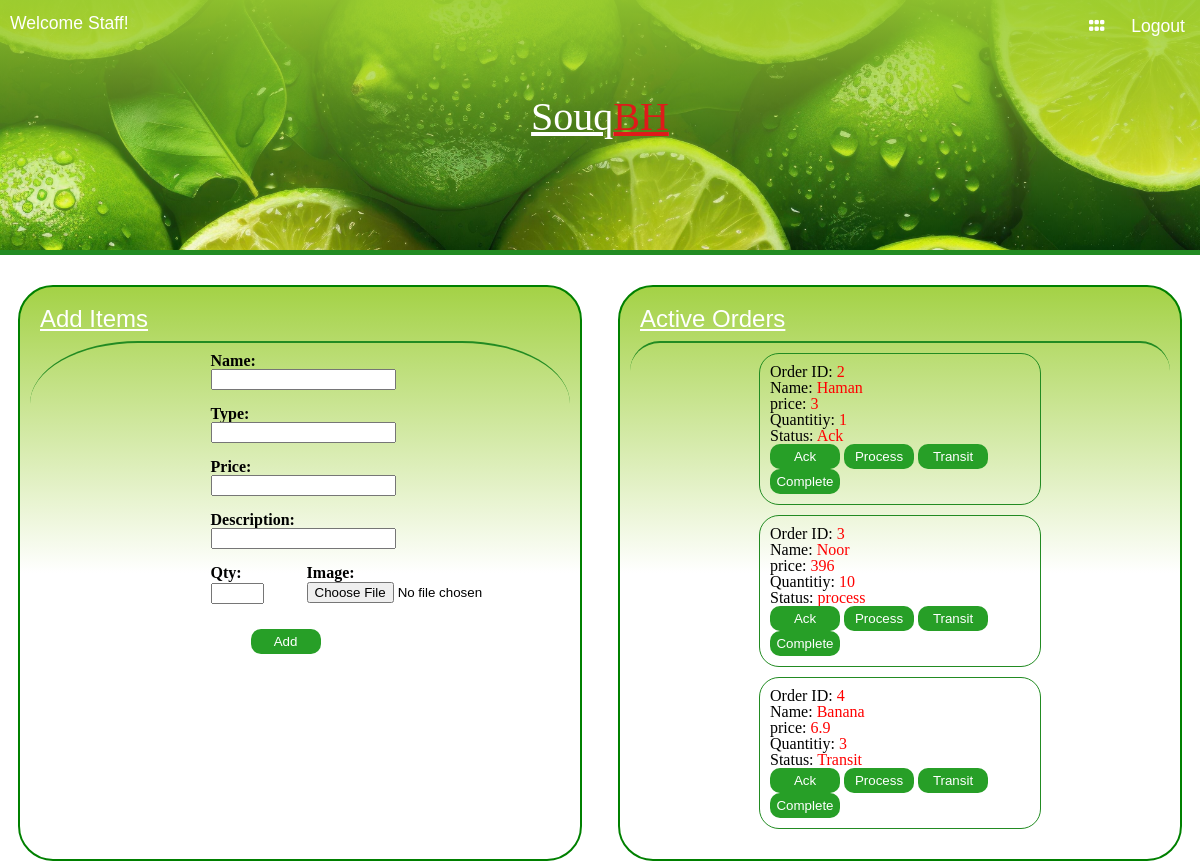
Page /ITCS333Project/staff/staffmain.php on the earlier database version.
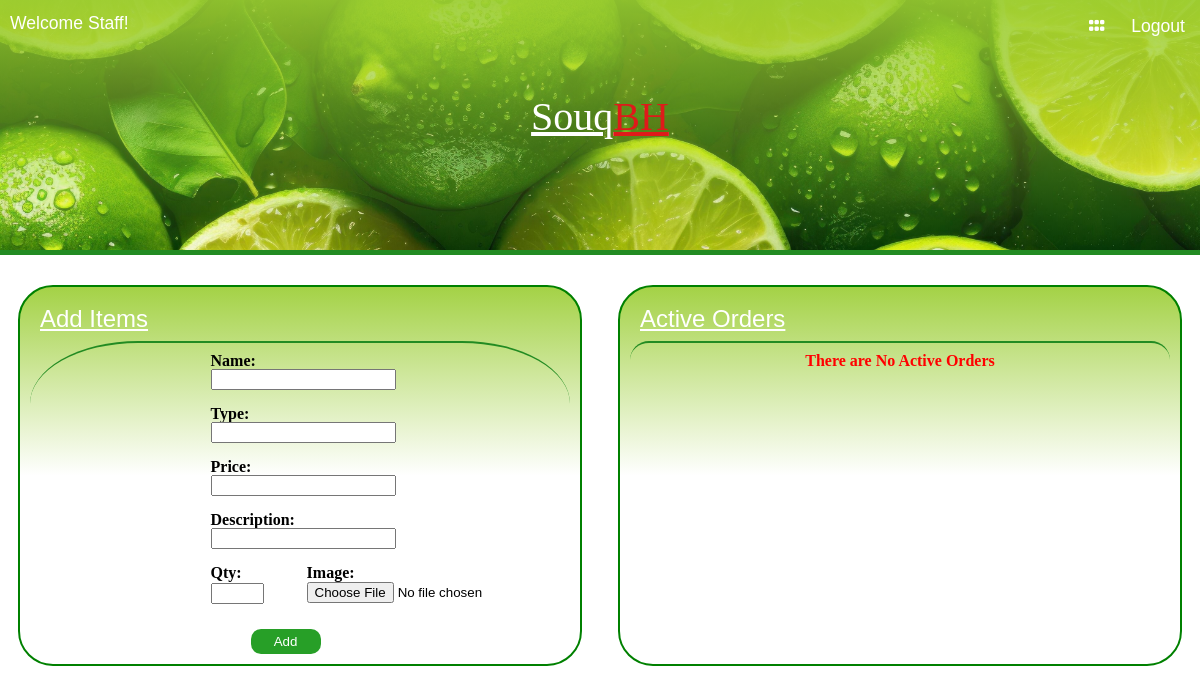
Same page on the later database version.
### tables this page shows
CREATE TABLE `orders` (
  `oid` int(4) NOT NULL,
  `uid` int(4) NOT NULL,
  `addressid` int(4) NOT NULL,
  `date/time` date NOT NULL,
  `status` varchar(50) NOT NULL
);

CREATE TABLE `product` (
  `pid` int(4) NOT NULL,
  `type` varchar(30) NOT NULL,
  `stock` int(4) NOT NULL,
  `picture` text NOT NULL,
  `pname` varchar(50) NOT NULL,
  `description` text NOT NULL,
  `price` float NOT NULL
);

CREATE TABLE `orderitem` (
  `id` int(4) NOT NULL,
  `oid` int(4) NOT NULL,
  `pid` int(4) NOT NULL,
  `qty` int(4) NOT NULL,
  `price` float NOT NULL
);

### ITCS333Project/staff/staffmain.php (the view, shortened to what the changed rows need)
<!DOCTYPE html>
<html lang="en">
<head>
    <link rel="stylesheet" href="../reset.css">
    <link rel="stylesheet" href="staff.css">
    <link rel="stylesheet" href="https://cdnjs.cloudflare.com/ajax/libs/font-awesome/6.5.2/css/all.min.css">
</head>
<body>
    <div class="container">
        <div class="header-container">
            <header class="mainheader">
                <div class="staffmaintitle">
                    <h1>Souq<span>BH</span></h1>
                </div>
            </header>
        </div>
        <div class="main2">
            <div class="mainbox box2">
                <div class="infobox2">
                    <?php
                    try {
                        require ('../connection.php');
                        $sql = "SELECT * FROM orders";
                        $stmt = $db->prepare($sql);
                        $status = $stmt->execute();
                        $rows = $stmt->fetchAll(PDO::FETCH_ASSOC);
                        if ($status && $stmt->rowCount() == 0) {
                            echo "<h3 style = 'color:red; text-align: center; font-weight: 900;'>There are No Active Orders</h3>";
                        } else {
                            $stmt2 = $db->prepare("SELECT pname,price,stock FROM product WHERE pid=:id");
                            $stmt2->bindParam(':id', $productID);
                            $stmt3 = $db->prepare("SELECT pid,qty,price From orderitem WHERE oid=:orderID");
                            $stmt3->bindParam(':orderID', $ordID);
                            foreach ($rows as $r) {
                                if ($r['status'] != 'Complete') {
                                    $stmt3->execute();
                                    $ordItem = $stmt3->fetch(PDO::FETCH_ASSOC);
                                    $stmt2->execute();
                                    $prow = $stmt2->Fetch(PDO::FETCH_ASSOC);
                                    ?>
                                    <div class="subbox2">
                                        <div class="boxheader">
                                            <p>Order ID: <span class="detailsSpan"><?php echo $r['oid']; ?></span></p>
                                        </div>
                                        <div class="boxinfo">
                                            <p>Name: <span class="detailsSpan"><?php echo $prow['pname']; ?></span>
                                                <br>price: <span class="detailsSpan"><?php echo $ordItem['price']; ?></span>
                                                <br>Quantitiy: <span class="detailsSpan"><?php echo $ordItem['qty']; ?></span>
                                            </p>
                                        </div>
                                        <div class="boxfooter">
                                            <p>Status: <span class="detailsSpan"><?php echo $r['status']; ?></span></p>
                                            <form method="post">
                                                <input type="submit" name='sb' value="Ack">
                                                <input type="submit" name='sb' value="Process">
                                                <input type="submit" name='sb' value="Transit">
                                                <input type="submit" name='sb' value="Complete">
                                            </form>
                                        </div>
                                    </div>
                                    <?php
                                }
                            }
                        }
                    } catch (PDOException $e) {
                        die("ERROR: " . $e->getMessage());
                    } ?>
                </div>
            </div>
        </div>
    </div>
</body>
</html>

Differences in the rows shown:
removed orders: oid "2", product.pname "Haman", orderitem.price "3", orderitem.qty "1", status "Ack"
removed orders: oid "3", product.pname "Noor", orderitem.price "396", orderitem.qty "10", status "process"
removed orders: oid "4", product.pname "Banana", orderitem.price "6.9", orderitem.qty "3", status "Transit"
Other differences:
text now shown: "There are No Active Orders"
